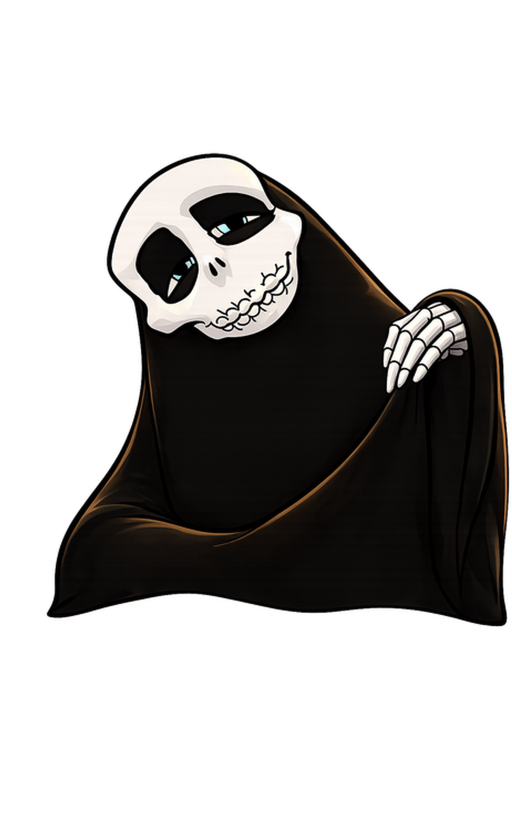
#> input picture assets/img/chef.png, 1024 x 1656 px, found by its file name (shown at 1/2 size)
$ python clean_mouth_overlay.py
#> lines starting #> are read from the running program, lines starting #| are printed output that depends on the picture
from PIL import Image
import os

IMG = r"D:\SmallCreek Game\assets\img"
chef = Image.open(os.path.join(IMG, "chef.png")).convert("RGBA")
#> chef is the input picture: PIL image 1024x1656 RGBA; mean R, G, B, A 17.5, 16.1, 15.1, 91.3
mouth = Image.open(os.path.join(IMG, "chef-mouth-open.png")).convert("RGBA")
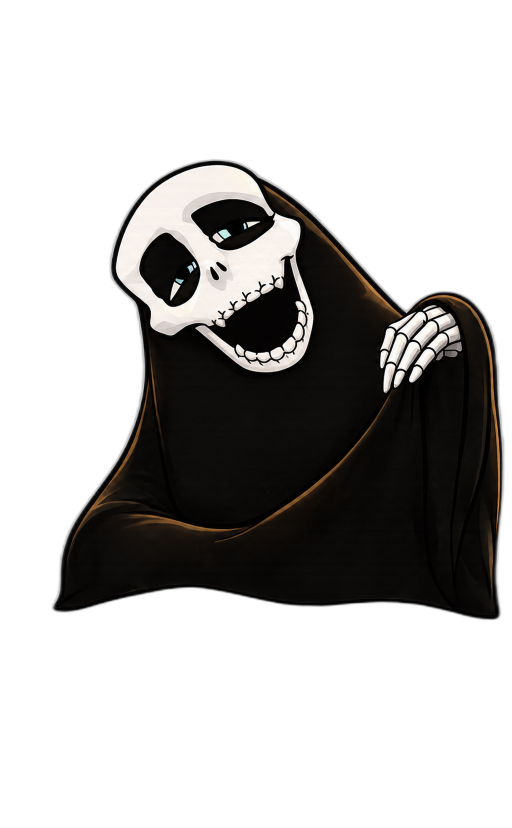
#> input picture assets/img/chef-mouth-open.png, 1024 x 1656 px, found by its file name (shown at 1/2 size)
#> mouth is the input picture: PIL image 1024x1656 RGBA; mean R, G, B, A 16.4, 15.2, 14.2, 86

# Composite preview
preview = chef.copy()
preview.alpha_composite(mouth)
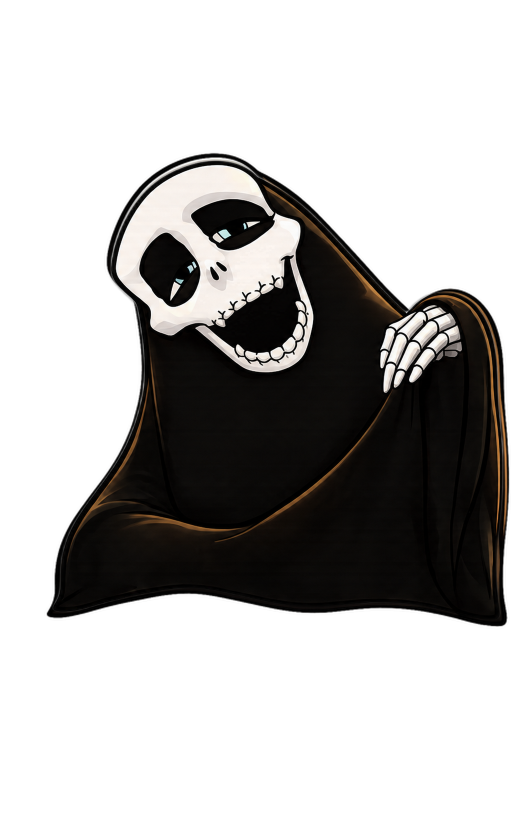
#> preview: PIL image 1024x1656 RGBA (shown at 1/2 size); mean R, G, B, A 16.9, 15.5, 14.4, 91.5; transparent parts drawn white
preview.save(os.path.join(IMG, "_chef_mouth_preview.png"))

# Strip fringe whites from overlay
px = mouth.load()
w, h = mouth.size
#> w = 1024; h = 1656
for y in range(h):
    for x in range(w):
        r, g, b, a = px[x, y]
        if a > 0 and r > 235 and g > 235 and b > 235:
            px[x, y] = (0, 0, 0, 0)
mouth.save(os.path.join(IMG, "chef-mouth-open.png"))
print("preview saved, fringe cleaned, bbox", mouth.getbbox())
#| preview saved, fringe cleaned, bbox (100, 316, 1012, 1243)
